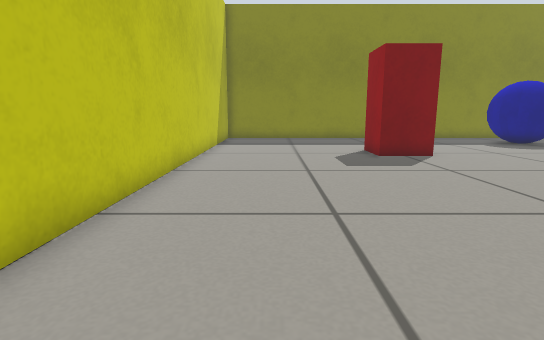
[1] (above)

15 first-person views from a walk through a robot-simulator world made for Gazebo. The camera is 0.4 m above the floor, tilts 10° down and sees 80° across. The floor is counted in squares, 0.25 m on a side. Each view is taken from the middle of a square. On the plan, view 1 faces up. The plan holds only what a view shows up to about 16 squares ahead; the rest is blank.

[2]
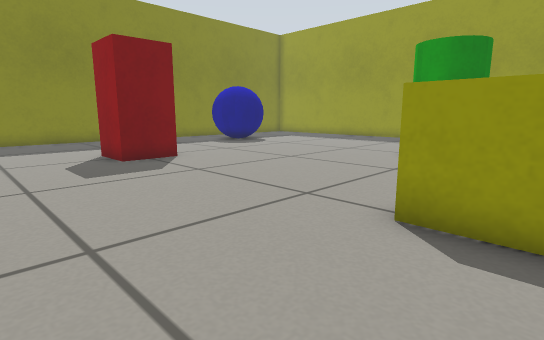

[3]
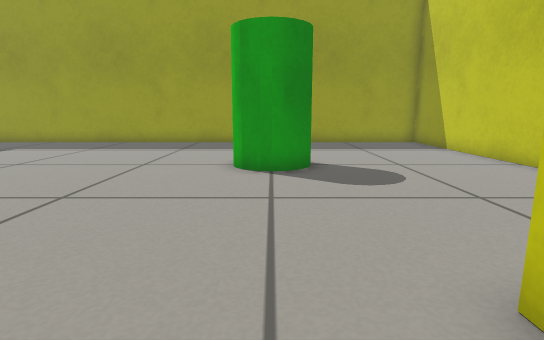

[4]
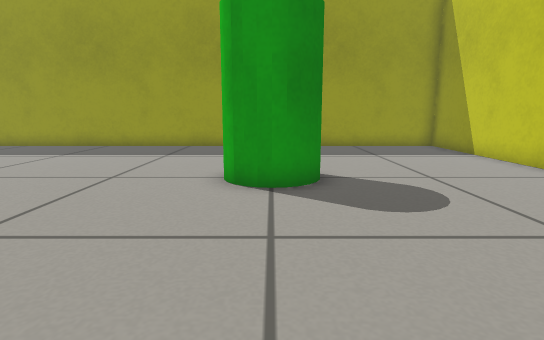

[5]
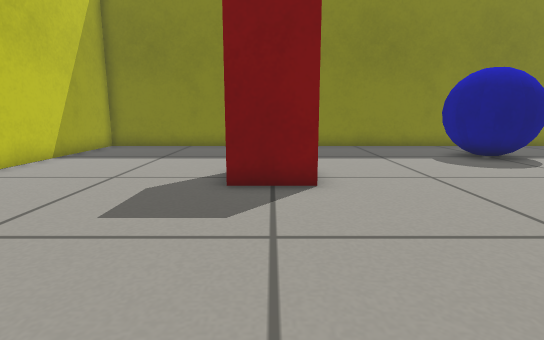

[6]
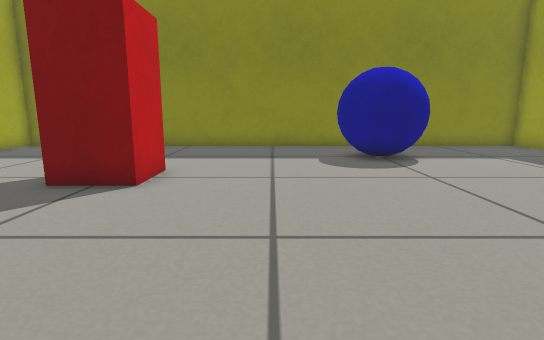

[7]
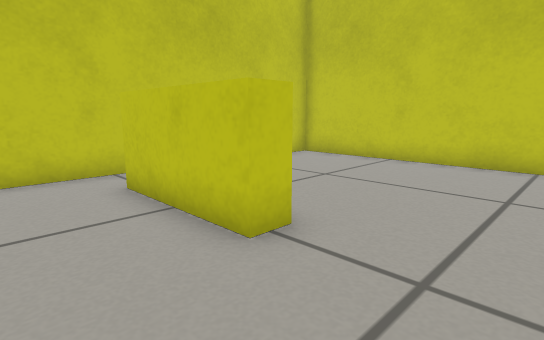

[8]
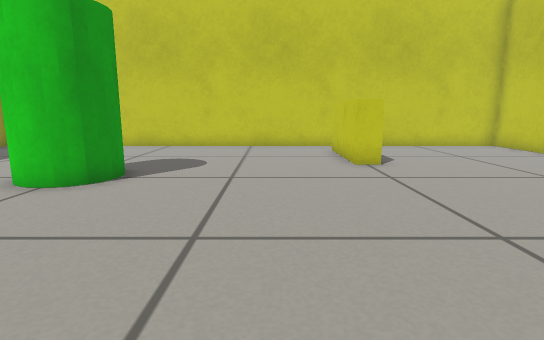

[9]
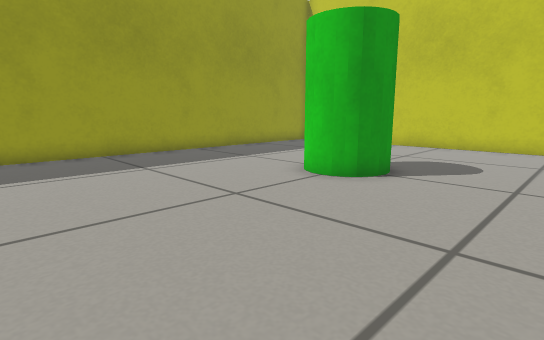

[10]
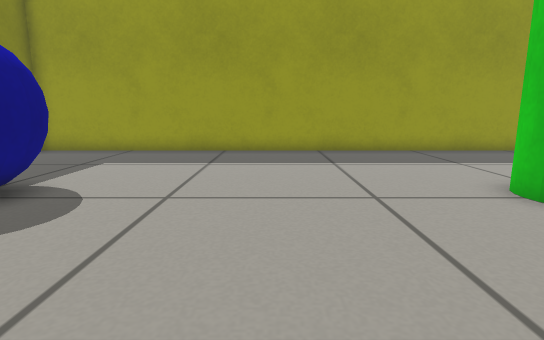

[11]
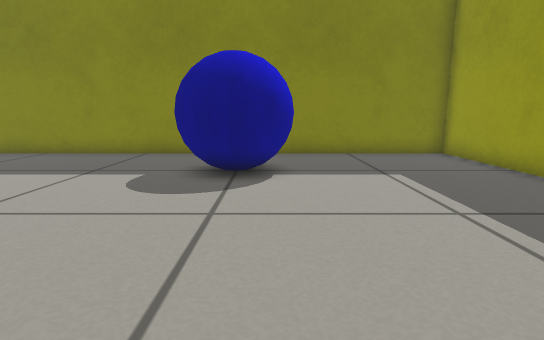

[12]
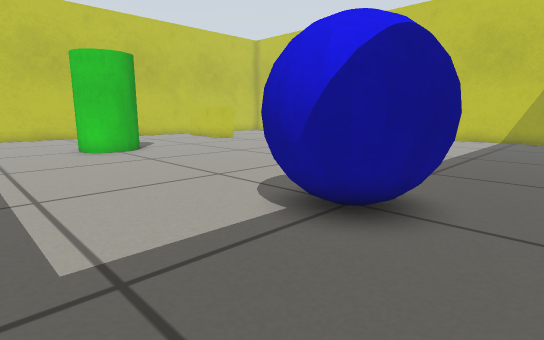

[13]
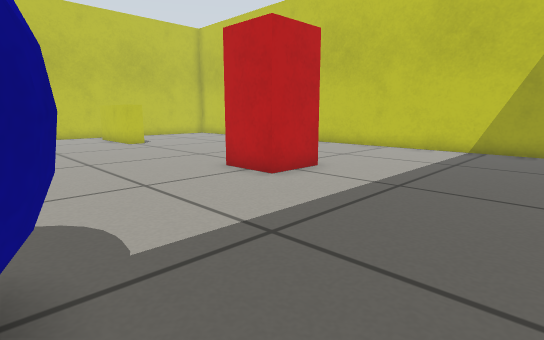

[14]
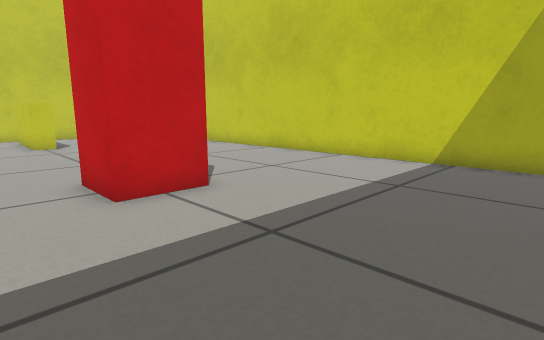

[15]
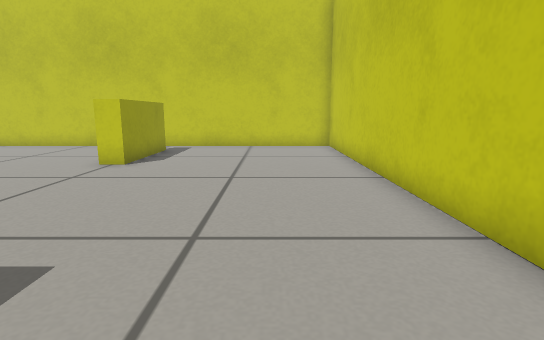

### Floor plan
Points are (right, up) in squares from view 1. A wall is a line through its corners. A room is listed if a view was taken in it or the views show most of it. See-through windows are left out.
Room 1 (views 1, 2, 3, 4, 5, 6, 7, 8, 9, 10, 11, 12, 13, 14, 15)
walls: (-2.8, -2.8) (20.8, -2.8) (20.8, 20.8) (-2.8, 20.8) (-2.8, -2.8)
low walls: (4.6, -1) (4.6, 3) (5.4, 3) (5.4, -1)
objects: red box (4, 12) to (6, 14); blue ball (11, 15) to (15, 19); green cylinder (12, 4) to (14, 6)

Positions as (right, up) in squares from view 1, and headings:
1: (0, 0), facing up
2: (0, 1), facing up-right
3: (3, 5), facing right
4: (5, 5), facing right
5: (5, 5), facing up
6: (9, 5), facing up
7: (8, 6), facing down-left
8: (8, 13), facing down
9: (8, 13), facing down-right
10: (7, 11), facing right
11: (14, 8), facing up
12: (18, 20), facing down-left
13: (12, 20), facing down-left
14: (8, 20), facing down-left
15: (0, 13), facing down
